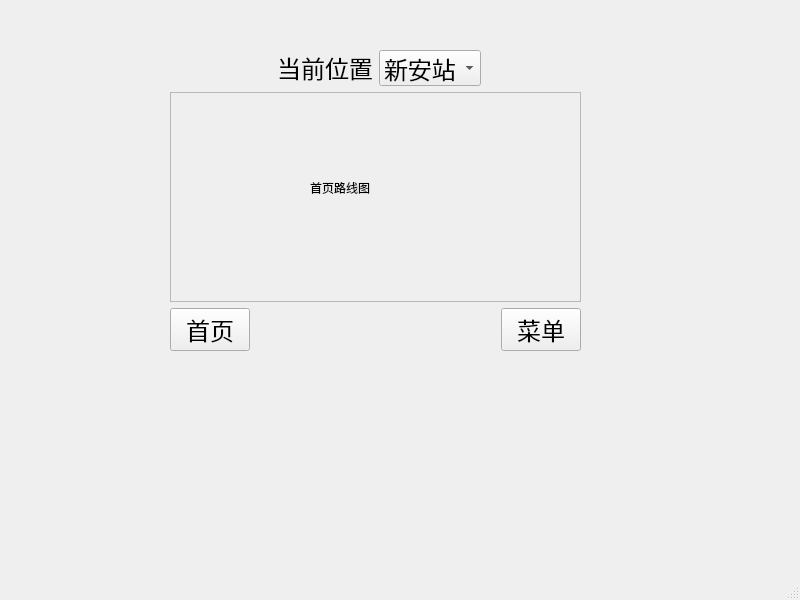
<?xml version="1.0" encoding="UTF-8"?>
<ui version="4.0">
 <class>MainWindow</class>
 <widget class="QMainWindow" name="MainWindow">
  <property name="geometry">
   <rect>
    <x>0</x>
    <y>0</y>
    <width>800</width>
    <height>600</height>
   </rect>
  </property>
  <property name="windowTitle">
   <string>MainWindow</string>
  </property>
  <widget class="QWidget" name="centralwidget">
   <widget class="QWidget" name="gridLayoutWidget">
    <property name="geometry">
     <rect>
      <x>170</x>
      <y>50</y>
      <width>411</width>
      <height>301</height>
     </rect>
    </property>
    <layout class="QGridLayout" name="gridLayout">
     <item row="2" column="0" rowspan="2">
      <layout class="QHBoxLayout" name="horizontalLayout">
       <item>
        <widget class="QPushButton" name="pushButton">
         <property name="sizePolicy">
          <sizepolicy hsizetype="Fixed" vsizetype="Fixed">
           <horstretch>0</horstretch>
           <verstretch>0</verstretch>
          </sizepolicy>
         </property>
         <property name="font">
          <font>
           <pointsize>18</pointsize>
           <kerning>true</kerning>
          </font>
         </property>
         <property name="text">
          <string>首页</string>
         </property>
        </widget>
       </item>
       <item>
        <spacer name="horizontalSpacer">
         <property name="orientation">
          <enum>Qt::Horizontal</enum>
         </property>
         <property name="sizeType">
          <enum>QSizePolicy::Expanding</enum>
         </property>
         <property name="sizeHint" stdset="0">
          <size>
           <width>60</width>
           <height>20</height>
          </size>
         </property>
        </spacer>
       </item>
       <item>
        <widget class="QPushButton" name="pushButton_2">
         <property name="sizePolicy">
          <sizepolicy hsizetype="Fixed" vsizetype="Fixed">
           <horstretch>0</horstretch>
           <verstretch>0</verstretch>
          </sizepolicy>
         </property>
         <property name="font">
          <font>
           <pointsize>18</pointsize>
           <kerning>true</kerning>
          </font>
         </property>
         <property name="text">
          <string>菜单</string>
         </property>
        </widget>
       </item>
      </layout>
     </item>
     <item row="0" column="0">
      <layout class="QHBoxLayout" name="horizontalLayout_2">
       <property name="bottomMargin">
        <number>0</number>
       </property>
       <item alignment="Qt::AlignRight|Qt::AlignVCenter">
        <widget class="QLabel" name="label">
         <property name="enabled">
          <bool>true</bool>
         </property>
         <property name="font">
          <font>
           <pointsize>18</pointsize>
           <kerning>true</kerning>
          </font>
         </property>
         <property name="text">
          <string>当前位置</string>
         </property>
         <property name="alignment">
          <set>Qt::AlignCenter</set>
         </property>
        </widget>
       </item>
       <item alignment="Qt::AlignLeft|Qt::AlignVCenter">
        <widget class="QComboBox" name="comboBox">
         <property name="sizePolicy">
          <sizepolicy hsizetype="Expanding" vsizetype="Expanding">
           <horstretch>0</horstretch>
           <verstretch>0</verstretch>
          </sizepolicy>
         </property>
         <property name="minimumSize">
          <size>
           <width>0</width>
           <height>32</height>
          </size>
         </property>
         <property name="font">
          <font>
           <pointsize>18</pointsize>
           <bold>false</bold>
           <kerning>true</kerning>
          </font>
         </property>
         <property name="mouseTracking">
          <bool>false</bool>
         </property>
         <property name="toolTipDuration">
          <number>-1</number>
         </property>
         <property name="currentIndex">
          <number>0</number>
         </property>
         <property name="maxVisibleItems">
          <number>10</number>
         </property>
         <property name="iconSize">
          <size>
           <width>19</width>
           <height>19</height>
          </size>
         </property>
         <item>
          <property name="text">
           <string>新安站</string>
          </property>
         </item>
        </widget>
       </item>
      </layout>
     </item>
     <item row="1" column="0">
      <widget class="QFrame" name="frame">
       <property name="sizePolicy">
        <sizepolicy hsizetype="Expanding" vsizetype="Expanding">
         <horstretch>0</horstretch>
         <verstretch>0</verstretch>
        </sizepolicy>
       </property>
       <property name="frameShape">
        <enum>QFrame::StyledPanel</enum>
       </property>
       <property name="frameShadow">
        <enum>QFrame::Raised</enum>
       </property>
       <widget class="QLabel" name="label_2">
        <property name="geometry">
         <rect>
          <x>140</x>
          <y>60</y>
          <width>131</width>
          <height>71</height>
         </rect>
        </property>
        <property name="text">
         <string>首页路线图</string>
        </property>
       </widget>
      </widget>
     </item>
    </layout>
   </widget>
  </widget>
  <widget class="QMenuBar" name="menubar">
   <property name="geometry">
    <rect>
     <x>0</x>
     <y>0</y>
     <width>800</width>
     <height>37</height>
    </rect>
   </property>
  </widget>
  <widget class="QStatusBar" name="statusbar"/>
 </widget>
 <resources/>
 <connections/>
</ui>
